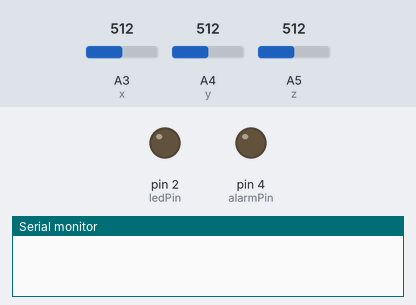
Bench run of a sketch on a simulated Arduino Uno, built with avr-gcc and run on an emulated ATmega328P. On the bench: output pins drawn as LEDs (lit = HIGH), the last lines printed to the serial monitor. Dashed ring = blinking. Inputs (shaded band) come from the test bench; at power-on: A3 (x) = 512, A4 (y) = 512, A5 (z) = 512.

Above: at 4.1 s.
4.2 s: A3 (x) set to 576
5.7 s: A3 (x) set to 596
At 5.94 s:
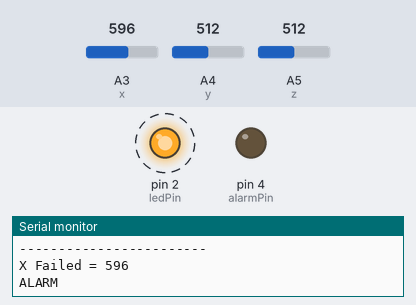
At 6.91 s:
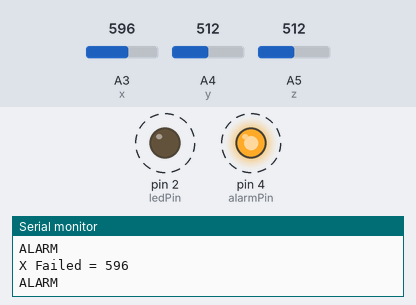
Timing chart, 0 to 15.7 s (numbered marks = the images above; inputs shaded):
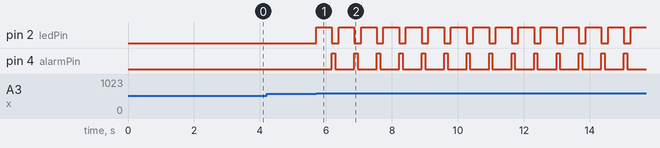

Measured:
- the behaviour switches between 582 and 583 on A3 (x) (found by bisection; images 0 and 1)
- after the input at 5.7 s, pin 2 (ledPin): alternates HIGH for 0.48 s and LOW for 0.20 s, starting at once; pin 4 (alarmPin): alternates HIGH for 0.10 s and LOW for 0.58 s, starting after 0.48 s

The sketch:

SCBArduino.ino
```cpp
/*
MMA7361 ACCELEROMETER:
  X --> A5
  Y --> A4
  Z --> A3
  3V --> 3.3V
  GND --> GND
  G-SEL --> GND
  SLEEP --> 3.3
  AREF ARDUINO --> 3.3V ARDUINO
*/


//Global Variables and constants
int buttonPin = HIGH; // button Pin connected to Analog 0
int alarmPin = 4;

//Accelerometer Pins
const int x = A3; // X pin connected to Analog 3
const int y = A4; // Y pin connected to Analog 4
const int z = A5; // Z pin connected to Analog 5


//Alarm LED
const int ledPin = 2; // LED connected to Digital 2

int tolerance= 70; // Sensitivity of the Alarm
boolean calibrated=false; // When accelerometer is calibrated - changes to true
boolean moveDetected=false; // When motion is detected - changes to true


//Accelerometer limits
int xMin; //Minimum x Value
int xMax; //Maximum x Value
int xVal; //Current x Value

int yMin; //Minimum y Value
int yMax; //Maximum y Value
int yVal; //Current y Value

int zMin; //Minimum z Value
int zMax; //Maximum z Value
int zVal; //Current z Value


void setup(){
 //Begin Serial communication
 Serial.begin(38400);

 //Initilise LED Pin
 pinMode(ledPin, OUTPUT);
 pinMode(alarmPin, OUTPUT);
 analogWrite(alarmPin, LOW);    // sets the LED to the button's value

}


void loop(){
 // If the button is pressed, initialise and recalibrate the Accelerometer limits.
 if(buttonPin == HIGH){
 calibrateAccel();
 buttonPin = LOW;
 }

 // Once the accelerometer is calibrated - check for movement

 if(checkMotion()){
 moveDetected=true;
 }

 // If motion is detected - sound the alarm !
 if(moveDetected){
 Serial.println("ALARM");
 ALARM();
 delay(100);
 moveDetected = false;
 }

}


//This is the function used to sound the buzzer
void buzz(int reps, int rate){
 for(int i=0; i<reps; i++){
 delay(100);
 delay(rate);
 }
}


// Function used to calibrate the Accelerometer
void calibrateAccel(){
 // reset alarm
 moveDetected=false;

 //initialise x,y,z variables
 xVal = analogRead(x);
 xMin = xVal;
 xMax = xVal;

 yVal = analogRead(y);
 yMin = yVal;
 yMax = yVal;

 zVal = analogRead(z);
 zMin = zVal;
 zMax = zVal;

 // Calibration sequence initialisation sound - 3 seconds before calibration begins
 buzz(3,1000);

 //calibrate the Accelerometer (should take about 0.5 seconds)
 for (int i=0; i<50; i++){
 // Calibrate X Values
 xVal = analogRead(x);
 if(xVal>xMax){
 xMax=xVal;
 }else if (xVal < xMin){
 xMin=xVal;
 }

 // Calibrate Y Values
 yVal = analogRead(y);
 if(yVal>yMax){
 yMax=yVal;
 }else if (yVal < yMin){
 yMin=yVal;
 }

 // Calibrate Z Values
 zVal = analogRead(z);
 if(zVal>zMax){
 zMax=zVal;
 }else if (zVal < zMin){
 zMin=zVal;
 }

 //Delay 10msec between readings
 delay(10);
 }

 //End of calibration sequence sound. ARMED.
 buzz(3,40);
 printValues(); //Only useful when connected to computer- using serial monitor.
 calibrated=true;

}


//Function used to detect motion. Tolerance variable adjusts the sensitivity of movement detected.
boolean checkMotion(){
 boolean tempB=false;
 xVal = analogRead(x);
 yVal = analogRead(y);
 zVal = analogRead(z);

 if(xVal >(xMax+tolerance)||xVal < (xMin-tolerance)){
 tempB=true;
 Serial.print("X Failed = ");
 Serial.println(xVal);
 }

 if(yVal >(yMax+tolerance)||yVal < (yMin-tolerance)){
 tempB=true;
 Serial.print("Y Failed = ");
 Serial.println(yVal);
 }

 if(zVal >(zMax+tolerance)||zVal < (zMin-tolerance)){
 tempB=true;
 Serial.print("Z Failed = ");
 Serial.println(zVal);
 }

 return tempB;
}


// Prints the Sensor limits identified during Accelerometer calibration.
// Prints to the Serial monitor.
void printValues(){
 Serial.print("xMin=");
 Serial.print(xMin);
 Serial.print(", xMax=");
 Serial.print(xMax);
 Serial.println();

 Serial.print("yMin=");
 Serial.print(yMin);
 Serial.print(", yMax=");
 Serial.print(yMax);
 Serial.println();

 Serial.print("zMin=");
 Serial.print(zMin);
 Serial.print(", zMax=");
 Serial.print(zMax);
 Serial.println();

 Serial.println("------------------------");
}


//Function used to make the alarm sound, and blink the LED.
void ALARM(){
 //don't check for movement until recalibrated again
 calibrated=false;
 // sound the alarm and blink LED
 digitalWrite(ledPin, HIGH);
 buzz(4,20);
 digitalWrite(ledPin, LOW);
 digitalWrite(alarmPin, HIGH);    // sets the LED to the button's value
 delay(100);
 digitalWrite(alarmPin, LOW);    // sets the LED to the button's value
}
```
